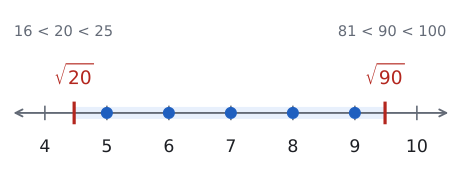

This figure's Python source:
import sys; sys.path.insert(0, "tools")
from cizim import *

# √20 ≈ 4,47 ve √90 ≈ 9,49 sayı doğrusunda; aralarındaki tam sayılar 5, 6, 7, 8, 9.
fig, ax = sekil(6, 2.3)
sayi_dogrusu(ax, 4, 10)
ax.hlines(0, np.sqrt(20), np.sqrt(90), color=MAVI_ACIK, lw=9, zorder=2)
for n in range(5, 10):
    ax.plot(n, 0, "o", color=MAVI, markersize=8, zorder=5)
for v, ad in ((np.sqrt(20), "$\\sqrt{20}$"), (np.sqrt(90), "$\\sqrt{90}$")):
    ax.plot([v, v], [-0.12, 0.12], color=KIRMIZI, lw=2.4, zorder=6)
    ax.text(v, 0.3, ad, ha="center", va="bottom", color=KIRMIZI, fontsize=14)
ax.text(4.3, 0.95, "16 < 20 < 25", ha="center", fontsize=11, color=SOLUK)
ax.text(9.6, 0.95, "81 < 90 < 100", ha="center", fontsize=11, color=SOLUK)
ax.set_ylim(-0.8, 1.3)
kaydet(fig, __file__)
